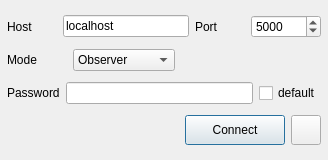
<ui version="4.0" stdsetdef="1" >
  <author></author>
  <comment></comment>
  <exportmacro></exportmacro>
  <class>TGo4ConnectServer</class>
  <widget class="QDialog" name="TGo4ConnectServer" >
    <property name="geometry" >
      <rect>
        <x>0</x>
        <y>0</y>
        <width>328</width>
        <height>160</height>
      </rect>
    </property>
    <property name="windowTitle" >
      <string>Connect to server analysis</string>
    </property>
    <layout class="QGridLayout" >
      <property name="margin" >
        <number>7</number>
      </property>
      <property name="spacing" >
        <number>3</number>
      </property>
      <item row="0" column="0" >
        <layout class="QHBoxLayout" >
          <item>
            <widget class="QLabel" name="TextLabel2_2" >
              <property name="sizePolicy" >
                <sizepolicy>
                  <hsizetype>0</hsizetype>
                  <vsizetype>5</vsizetype>
                  <horstretch>0</horstretch>
                  <verstretch>0</verstretch>
                </sizepolicy>
              </property>
              <property name="minimumSize" >
                <size>
                  <width>50</width>
                  <height>0</height>
                </size>
              </property>
              <property name="frameShape" >
                <enum>QFrame::NoFrame</enum>
              </property>
              <property name="frameShadow" >
                <enum>QFrame::Plain</enum>
              </property>
              <property name="text" >
                <string>Host</string>
              </property>
              <property name="wordWrap" >
                <bool>false</bool>
              </property>
            </widget>
          </item>
          <item>
            <widget class="QLineEdit" name="ClientNode" >
              <property name="minimumSize" >
                <size>
                  <width>100</width>
                  <height>0</height>
                </size>
              </property>
              <property name="text" >
                <string>localhost</string>
              </property>
            </widget>
          </item>
          <item>
            <widget class="QLabel" name="TextLabel2_3" >
              <property name="sizePolicy" >
                <sizepolicy>
                  <hsizetype>0</hsizetype>
                  <vsizetype>5</vsizetype>
                  <horstretch>0</horstretch>
                  <verstretch>0</verstretch>
                </sizepolicy>
              </property>
              <property name="minimumSize" >
                <size>
                  <width>50</width>
                  <height>0</height>
                </size>
              </property>
              <property name="text" >
                <string>Port</string>
              </property>
              <property name="wordWrap" >
                <bool>false</bool>
              </property>
            </widget>
          </item>
          <item>
            <widget class="QSpinBox" name="PortNumber" >
              <property name="minimumSize" >
                <size>
                  <width>70</width>
                  <height>0</height>
                </size>
              </property>
              <property name="buttonSymbols" >
                <enum>QAbstractSpinBox::UpDownArrows</enum>
              </property>
              <property name="maximum" >
                <number>10000</number>
              </property>
              <property name="minimum" >
                <number>1000</number>
              </property>
              <property name="value" >
                <number>5000</number>
              </property>
              <property name="toolTip" stdset="0" >
                <string>Port number of analysis server to connect. Only for gui in client mode.</string>
              </property>
            </widget>
          </item>
        </layout>
      </item>
      <item row="1" column="0" >
        <layout class="QHBoxLayout" >
          <item>
            <widget class="QLabel" name="ModeLbl" >
              <property name="minimumSize" >
                <size>
                  <width>60</width>
                  <height>0</height>
                </size>
              </property>
              <property name="text" >
                <string>Mode</string>
              </property>
              <property name="wordWrap" >
                <bool>false</bool>
              </property>
            </widget>
          </item>
          <item>
            <widget class="QComboBox" name="ModeCombo" >
              <property name="minimumSize" >
                <size>
                  <width>100</width>
                  <height>0</height>
                </size>
              </property>
              <item>
                <property name="text" >
                  <string>Observer</string>
                </property>
              </item>
              <item>
                <property name="text" >
                  <string>Controller</string>
                </property>
              </item>
              <item>
                <property name="text" >
                  <string>Administrator</string>
                </property>
              </item>
            </widget>
          </item>
          <item>
            <spacer name="spacer51" >
              <property name="sizeHint" >
                <size>
                  <width>40</width>
                  <height>20</height>
                </size>
              </property>
              <property name="sizeType" >
                <enum>QSizePolicy::Expanding</enum>
              </property>
              <property name="orientation" >
                <enum>Qt::Horizontal</enum>
              </property>
            </spacer>
          </item>
        </layout>
      </item>
      <item row="2" column="0" >
        <layout class="QHBoxLayout" >
          <item>
            <widget class="QLabel" name="textLabel4" >
              <property name="text" >
                <string>Password</string>
              </property>
              <property name="wordWrap" >
                <bool>false</bool>
              </property>
            </widget>
          </item>
          <item>
            <widget class="QLineEdit" name="PasswordEdit" >
              <property name="echoMode" >
                <enum>QLineEdit::Password</enum>
              </property>
            </widget>
          </item>
          <item>
            <widget class="QCheckBox" name="DefaultPassCheck" >
              <property name="text" >
                <string>default</string>
              </property>
            </widget>
          </item>
        </layout>
      </item>
      <item row="3" column="0" >
        <layout class="QHBoxLayout" >
          <item>
            <spacer name="spacer257" >
              <property name="sizeHint" >
                <size>
                  <width>210</width>
                  <height>20</height>
                </size>
              </property>
              <property name="sizeType" >
                <enum>QSizePolicy::Expanding</enum>
              </property>
              <property name="orientation" >
                <enum>Qt::Horizontal</enum>
              </property>
            </spacer>
          </item>
          <item>
            <widget class="QPushButton" name="ConnectBtn" >
              <property name="text" >
                <string>Connect</string>
              </property>
              <property name="minimumSize" >
                <size>
                  <width>100</width>
                  <height>30</height>
                </size>
              </property>
            </widget>
          </item>
          <item>
            <widget class="QToolButton" name="CloseBtn" >
              <property name="minimumSize" >
                <size>
                  <width>30</width>
                  <height>30</height>
                </size>
              </property>
              <property name="maximumSize" >
                <size>
                  <width>30</width>
                  <height>30</height>
                </size>
              </property>
              <property name="text" >
                <string/>
              </property>
              <property name="icon" >
                <iconset>:/icons/close16.png</iconset>
              </property>
            </widget>
          </item>
        </layout>
      </item>
    </layout>
  </widget>
  <layoutdefault spacing="6" margin="11" />
  <connections>
    <connection>
      <sender>CloseBtn</sender>
      <signal>clicked()</signal>
      <receiver>TGo4ConnectServer</receiver>
      <slot>close()</slot>
    </connection>
    <connection>
      <sender>ConnectBtn</sender>
      <signal>clicked()</signal>
      <receiver>TGo4ConnectServer</receiver>
      <slot>accept()</slot>
    </connection>
    <connection>
      <sender>DefaultPassCheck</sender>
      <signal>toggled(bool)</signal>
      <receiver>TGo4ConnectServer</receiver>
      <slot>DefaultPassCheck_toggled(bool)</slot>
    </connection>
  </connections>
</ui>
